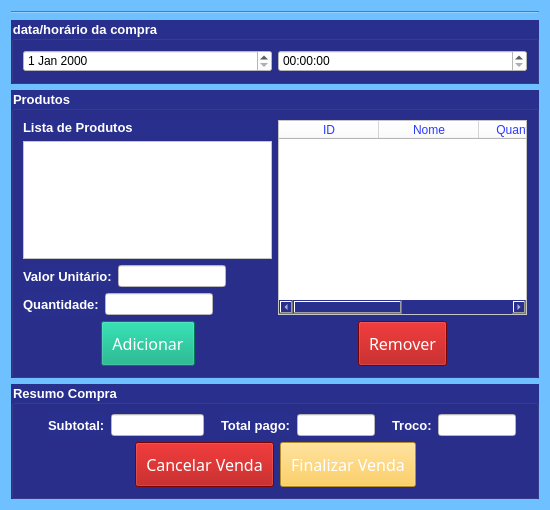
<?xml version="1.0" encoding="UTF-8"?>
<ui version="4.0">
 <class>Form</class>
 <widget class="QWidget" name="Form">
  <property name="geometry">
   <rect>
    <x>0</x>
    <y>0</y>
    <width>550</width>
    <height>510</height>
   </rect>
  </property>
  <property name="windowTitle">
   <string>Form</string>
  </property>
  <property name="styleSheet">
   <string notr="true">background-color: rgb(110, 192, 255);
color: rgb(111, 238, 244);
color: rgb(27, 56, 79);</string>
  </property>
  <layout class="QVBoxLayout" name="verticalLayout_9">
   <item>
    <layout class="QVBoxLayout" name="verticalLayout_8">
     <item>
      <widget class="Line" name="line">
       <property name="orientation">
        <enum>Qt::Horizontal</enum>
       </property>
      </widget>
     </item>
     <item>
      <widget class="QGroupBox" name="groupBox">
       <property name="font">
        <font>
         <pointsize>10</pointsize>
         <weight>75</weight>
         <bold>true</bold>
        </font>
       </property>
       <property name="styleSheet">
        <string notr="true">color: rgb(255, 255, 255);
background-color:rgb(41, 47, 140);</string>
       </property>
       <property name="title">
        <string>data/horário da compra</string>
       </property>
       <layout class="QHBoxLayout" name="horizontalLayout_14">
        <item>
         <layout class="QHBoxLayout" name="horizontalLayout">
          <item>
           <widget class="QDateEdit" name="dateEdit">
            <property name="styleSheet">
             <string notr="true">background-color: rgb(255, 255, 255);
color: rgb(0, 0, 0);</string>
            </property>
           </widget>
          </item>
          <item>
           <widget class="QTimeEdit" name="timeEdit">
            <property name="styleSheet">
             <string notr="true">background-color: rgb(255, 255, 255);
color: rgb(0, 0, 0);</string>
            </property>
           </widget>
          </item>
         </layout>
        </item>
       </layout>
      </widget>
     </item>
     <item>
      <widget class="QGroupBox" name="groupBox_3">
       <property name="font">
        <font>
         <pointsize>10</pointsize>
         <weight>75</weight>
         <bold>true</bold>
        </font>
       </property>
       <property name="styleSheet">
        <string notr="true">color:rgb(255,255,255);
background-color:rgb(41, 47, 140);</string>
       </property>
       <property name="title">
        <string>Produtos</string>
       </property>
       <layout class="QHBoxLayout" name="horizontalLayout_13">
        <item>
         <layout class="QVBoxLayout" name="verticalLayout_4">
          <item>
           <layout class="QVBoxLayout" name="verticalLayout_3">
            <item>
             <layout class="QVBoxLayout" name="verticalLayout_5">
              <item>
               <widget class="QLabel" name="label_8">
                <property name="font">
                 <font>
                  <pointsize>10</pointsize>
                  <weight>75</weight>
                  <bold>true</bold>
                 </font>
                </property>
                <property name="styleSheet">
                 <string notr="true">color: rgb(255, 255, 255);</string>
                </property>
                <property name="text">
                 <string>Lista de Produtos</string>
                </property>
               </widget>
              </item>
              <item>
               <widget class="QListWidget" name="produtos_listWidget">
                <property name="styleSheet">
                 <string notr="true">background-color: rgb(255, 255, 255);
color: rgb(44, 58, 255);</string>
                </property>
               </widget>
              </item>
              <item>
               <layout class="QVBoxLayout" name="verticalLayout_2">
                <item>
                 <layout class="QHBoxLayout" name="horizontalLayout_4">
                  <item>
                   <widget class="QLabel" name="label_6">
                    <property name="font">
                     <font>
                      <pointsize>10</pointsize>
                      <weight>75</weight>
                      <bold>true</bold>
                     </font>
                    </property>
                    <property name="styleSheet">
                     <string notr="true">color: rgb(255, 255, 255);</string>
                    </property>
                    <property name="text">
                     <string>Valor Unitário:</string>
                    </property>
                   </widget>
                  </item>
                  <item>
                   <widget class="QLineEdit" name="valor_unitario">
                    <property name="styleSheet">
                     <string notr="true">background-color: rgb(255, 255, 255);
color: rgb(44, 58, 255);</string>
                    </property>
                   </widget>
                  </item>
                  <item>
                   <spacer name="horizontalSpacer_11">
                    <property name="orientation">
                     <enum>Qt::Horizontal</enum>
                    </property>
                    <property name="sizeHint" stdset="0">
                     <size>
                      <width>40</width>
                      <height>20</height>
                     </size>
                    </property>
                   </spacer>
                  </item>
                 </layout>
                </item>
                <item>
                 <layout class="QHBoxLayout" name="horizontalLayout_9">
                  <item>
                   <widget class="QLabel" name="label_7">
                    <property name="font">
                     <font>
                      <pointsize>10</pointsize>
                      <weight>75</weight>
                      <bold>true</bold>
                     </font>
                    </property>
                    <property name="styleSheet">
                     <string notr="true">color: rgb(255, 255, 255);</string>
                    </property>
                    <property name="text">
                     <string>Quantidade:</string>
                    </property>
                   </widget>
                  </item>
                  <item>
                   <widget class="QLineEdit" name="quantidade">
                    <property name="styleSheet">
                     <string notr="true">background-color: rgb(255, 255, 255);
color: rgb(44, 58, 255);</string>
                    </property>
                   </widget>
                  </item>
                  <item>
                   <spacer name="horizontalSpacer_12">
                    <property name="orientation">
                     <enum>Qt::Horizontal</enum>
                    </property>
                    <property name="sizeHint" stdset="0">
                     <size>
                      <width>40</width>
                      <height>20</height>
                     </size>
                    </property>
                   </spacer>
                  </item>
                 </layout>
                </item>
               </layout>
              </item>
              <item>
               <layout class="QFormLayout" name="formLayout_2"/>
              </item>
             </layout>
            </item>
           </layout>
          </item>
          <item>
           <layout class="QHBoxLayout" name="horizontalLayout_11">
            <item>
             <spacer name="horizontalSpacer_2">
              <property name="orientation">
               <enum>Qt::Horizontal</enum>
              </property>
              <property name="sizeHint" stdset="0">
               <size>
                <width>40</width>
                <height>20</height>
               </size>
              </property>
             </spacer>
            </item>
            <item>
             <widget class="QPushButton" name="adicionar_btn">
              <property name="font">
               <font>
                <family>Impact</family>
                <pointsize>12</pointsize>
               </font>
              </property>
              <property name="styleSheet">
               <string notr="true">background-color: rgb(0, 170, 127);
color: rgb(255, 255, 255);
padding: 10px;
</string>
              </property>
              <property name="text">
               <string>Adicionar</string>
              </property>
             </widget>
            </item>
            <item>
             <spacer name="horizontalSpacer">
              <property name="orientation">
               <enum>Qt::Horizontal</enum>
              </property>
              <property name="sizeHint" stdset="0">
               <size>
                <width>40</width>
                <height>20</height>
               </size>
              </property>
             </spacer>
            </item>
           </layout>
          </item>
         </layout>
        </item>
        <item>
         <layout class="QVBoxLayout" name="verticalLayout_6">
          <item>
           <widget class="QTableWidget" name="tabela_produtos">
            <property name="styleSheet">
             <string notr="true">background-color: rgb(255, 255, 255);
color: rgb(44, 58, 255);</string>
            </property>
            <column>
             <property name="text">
              <string>ID</string>
             </property>
            </column>
            <column>
             <property name="text">
              <string>Nome</string>
             </property>
            </column>
            <column>
             <property name="text">
              <string>Quantidade </string>
             </property>
            </column>
            <column>
             <property name="text">
              <string>Total</string>
             </property>
            </column>
           </widget>
          </item>
          <item>
           <layout class="QHBoxLayout" name="horizontalLayout_12">
            <item>
             <spacer name="horizontalSpacer_5">
              <property name="orientation">
               <enum>Qt::Horizontal</enum>
              </property>
              <property name="sizeHint" stdset="0">
               <size>
                <width>40</width>
                <height>20</height>
               </size>
              </property>
             </spacer>
            </item>
            <item>
             <widget class="QPushButton" name="remover_btn">
              <property name="font">
               <font>
                <family>Impact</family>
                <pointsize>12</pointsize>
               </font>
              </property>
              <property name="styleSheet">
               <string notr="true">background-color: rgb(170, 0, 0);
color: rgb(255, 255, 255);
padding: 10px;
</string>
              </property>
              <property name="text">
               <string>Remover</string>
              </property>
             </widget>
            </item>
            <item>
             <spacer name="horizontalSpacer_6">
              <property name="orientation">
               <enum>Qt::Horizontal</enum>
              </property>
              <property name="sizeHint" stdset="0">
               <size>
                <width>40</width>
                <height>20</height>
               </size>
              </property>
             </spacer>
            </item>
           </layout>
          </item>
         </layout>
        </item>
       </layout>
      </widget>
     </item>
     <item>
      <widget class="QGroupBox" name="groupBox_2">
       <property name="font">
        <font>
         <pointsize>10</pointsize>
         <weight>75</weight>
         <bold>true</bold>
        </font>
       </property>
       <property name="styleSheet">
        <string notr="true">background-color:rgb(41, 47, 140);
color: rgb(255, 255, 255);</string>
       </property>
       <property name="title">
        <string>Resumo Compra</string>
       </property>
       <layout class="QVBoxLayout" name="verticalLayout_7">
        <item>
         <layout class="QHBoxLayout" name="horizontalLayout_8">
          <item>
           <layout class="QHBoxLayout" name="horizontalLayout_7">
            <item>
             <layout class="QHBoxLayout" name="horizontalLayout_2">
              <item>
               <spacer name="horizontalSpacer_9">
                <property name="orientation">
                 <enum>Qt::Horizontal</enum>
                </property>
                <property name="sizeHint" stdset="0">
                 <size>
                  <width>40</width>
                  <height>20</height>
                 </size>
                </property>
               </spacer>
              </item>
              <item>
               <widget class="QLabel" name="label_2">
                <property name="font">
                 <font>
                  <pointsize>10</pointsize>
                  <weight>75</weight>
                  <bold>true</bold>
                 </font>
                </property>
                <property name="styleSheet">
                 <string notr="true">color: rgb(255, 255, 255);</string>
                </property>
                <property name="text">
                 <string>Subtotal:</string>
                </property>
               </widget>
              </item>
              <item>
               <widget class="QLineEdit" name="subtotal">
                <property name="styleSheet">
                 <string notr="true">background-color: rgb(255, 255, 255);
color: rgb(44, 58, 255);</string>
                </property>
               </widget>
              </item>
             </layout>
            </item>
           </layout>
          </item>
          <item>
           <spacer name="horizontalSpacer_7">
            <property name="orientation">
             <enum>Qt::Horizontal</enum>
            </property>
            <property name="sizeHint" stdset="0">
             <size>
              <width>40</width>
              <height>20</height>
             </size>
            </property>
           </spacer>
          </item>
          <item>
           <layout class="QFormLayout" name="formLayout">
            <item row="0" column="0">
             <widget class="QLabel" name="label_3">
              <property name="font">
               <font>
                <pointsize>10</pointsize>
                <weight>75</weight>
                <bold>true</bold>
               </font>
              </property>
              <property name="styleSheet">
               <string notr="true">color: rgb(255, 255, 255);</string>
              </property>
              <property name="text">
               <string>Total pago:</string>
              </property>
             </widget>
            </item>
            <item row="0" column="1">
             <widget class="QLineEdit" name="total_pago">
              <property name="styleSheet">
               <string notr="true">background-color: rgb(255, 255, 255);
color: rgb(44, 58, 255);</string>
              </property>
             </widget>
            </item>
           </layout>
          </item>
          <item>
           <layout class="QHBoxLayout" name="horizontalLayout_5"/>
          </item>
          <item>
           <spacer name="horizontalSpacer_8">
            <property name="orientation">
             <enum>Qt::Horizontal</enum>
            </property>
            <property name="sizeHint" stdset="0">
             <size>
              <width>40</width>
              <height>20</height>
             </size>
            </property>
           </spacer>
          </item>
          <item>
           <layout class="QHBoxLayout" name="horizontalLayout_3">
            <item>
             <widget class="QLabel" name="label_4">
              <property name="font">
               <font>
                <pointsize>10</pointsize>
                <weight>75</weight>
                <bold>true</bold>
               </font>
              </property>
              <property name="styleSheet">
               <string notr="true">color: rgb(255, 255, 255);</string>
              </property>
              <property name="text">
               <string>Troco:</string>
              </property>
             </widget>
            </item>
            <item>
             <widget class="QLineEdit" name="troco">
              <property name="styleSheet">
               <string notr="true">background-color: rgb(255, 255, 255);
color: rgb(44, 58, 255);</string>
              </property>
             </widget>
            </item>
           </layout>
          </item>
          <item>
           <spacer name="horizontalSpacer_10">
            <property name="orientation">
             <enum>Qt::Horizontal</enum>
            </property>
            <property name="sizeHint" stdset="0">
             <size>
              <width>40</width>
              <height>20</height>
             </size>
            </property>
           </spacer>
          </item>
          <item>
           <layout class="QHBoxLayout" name="horizontalLayout_6"/>
          </item>
         </layout>
        </item>
        <item>
         <layout class="QHBoxLayout" name="horizontalLayout_10">
          <item>
           <spacer name="horizontalSpacer_4">
            <property name="orientation">
             <enum>Qt::Horizontal</enum>
            </property>
            <property name="sizeHint" stdset="0">
             <size>
              <width>40</width>
              <height>20</height>
             </size>
            </property>
           </spacer>
          </item>
          <item>
           <widget class="QPushButton" name="cancelar_venda_btn">
            <property name="font">
             <font>
              <family>Impact</family>
              <pointsize>12</pointsize>
             </font>
            </property>
            <property name="styleSheet">
             <string notr="true">background-color: rgb(44, 57, 129);
background-color: rgb(170, 0, 0);
color: rgb(255, 255, 255);
padding: 10px;
</string>
            </property>
            <property name="text">
             <string>Cancelar Venda</string>
            </property>
           </widget>
          </item>
          <item>
           <widget class="QPushButton" name="finalizar_venda_btn">
            <property name="font">
             <font>
              <family>Impact</family>
              <pointsize>12</pointsize>
             </font>
            </property>
            <property name="styleSheet">
             <string notr="true">color: rgb(255, 255, 255);
background-color: rgb(255, 199, 58);
padding: 10px;
</string>
            </property>
            <property name="text">
             <string>Finalizar Venda</string>
            </property>
           </widget>
          </item>
          <item>
           <spacer name="horizontalSpacer_3">
            <property name="orientation">
             <enum>Qt::Horizontal</enum>
            </property>
            <property name="sizeHint" stdset="0">
             <size>
              <width>40</width>
              <height>20</height>
             </size>
            </property>
           </spacer>
          </item>
         </layout>
        </item>
       </layout>
      </widget>
     </item>
    </layout>
   </item>
  </layout>
 </widget>
 <resources/>
 <connections/>
</ui>
